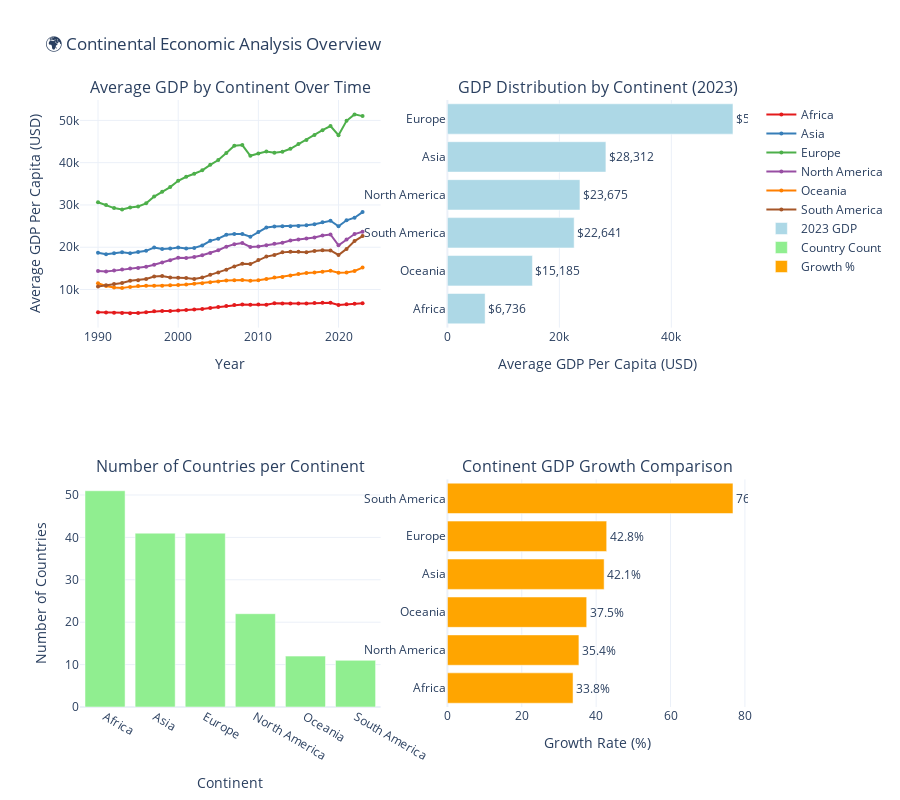

Notebook code for this chart:
### Code cell
# Continental comparison analysis
# Calculate continent trends
continent_trends = df.groupby(['Continent', 'Year'])[gdp_column].agg(['mean', 'median', 'count']).reset_index()
continent_trends.columns = ['Continent', 'Year', 'avg_gdp', 'median_gdp', 'country_count']

# Create continent comparison visualization
fig = make_subplots(
    rows=2, cols=2,
    subplot_titles=('Average GDP by Continent Over Time', 'GDP Distribution by Continent (2023)', 
                   'Number of Countries per Continent', 'Continent GDP Growth Comparison'),
    specs=[[{"secondary_y": False}, {"secondary_y": False}],
           [{"secondary_y": False}, {"secondary_y": False}]]
)

# Plot 1: GDP trends over time
continents = continent_trends['Continent'].unique()
colors = px.colors.qualitative.Set1

for i, continent in enumerate(continents):
    if continent != 'Other':  # Skip 'Other' category
        cont_data = continent_trends[continent_trends['Continent'] == continent]
        fig.add_trace(
            go.Scatter(
                x=cont_data['Year'],
                y=cont_data['avg_gdp'],
                mode='lines+markers',
                name=f'{continent}',
                line=dict(color=colors[i % len(colors)], width=2),
                marker=dict(size=4)
            ),
            row=1, col=1
        )

# Plot 2: 2023 GDP distribution
latest_year = df['Year'].max()
continent_2023 = continent_trends[continent_trends['Year'] == latest_year]
continent_2023 = continent_2023[continent_2023['Continent'] != 'Other'].sort_values('avg_gdp', ascending=True)

fig.add_trace(
    go.Bar(
        y=continent_2023['Continent'],
        x=continent_2023['avg_gdp'],
        orientation='h',
        name='2023 GDP',
        marker_color='lightblue',
        text=[f'${x:,.0f}' for x in continent_2023['avg_gdp']],
        textposition='outside'
    ),
    row=1, col=2
)

# Plot 3: Country count by continent
continent_counts = df[df['Year'] == latest_year]['Continent'].value_counts()
continent_counts = continent_counts[continent_counts.index != 'Other']

fig.add_trace(
    go.Bar(
        x=continent_counts.index,
        y=continent_counts.values,
        name='Country Count',
        marker_color='lightgreen'
    ),
    row=2, col=1
)

# Plot 4: Growth comparison (2000 vs 2023)
growth_data = []
for continent in continents:
    if continent != 'Other':
        cont_data = continent_trends[continent_trends['Continent'] == continent]
        if len(cont_data) > 0:
            start_gdp = cont_data[cont_data['Year'] == 2000]['avg_gdp'].iloc[0] if len(cont_data[cont_data['Year'] == 2000]) > 0 else cont_data['avg_gdp'].iloc[0]
            end_gdp = cont_data[cont_data['Year'] == latest_year]['avg_gdp'].iloc[0] if len(cont_data[cont_data['Year'] == latest_year]) > 0 else cont_data['avg_gdp'].iloc[-1]
            growth_pct = ((end_gdp - start_gdp) / start_gdp) * 100
            growth_data.append({'Continent': continent, 'Growth': growth_pct})

growth_df = pd.DataFrame(growth_data).sort_values('Growth', ascending=True)

fig.add_trace(
    go.Bar(
        y=growth_df['Continent'],
        x=growth_df['Growth'],
        orientation='h',
        name='Growth %',
        marker_color='orange',
        text=[f'{x:.1f}%' for x in growth_df['Growth']],
        textposition='outside'
    ),
    row=2, col=2
)

fig.update_layout(
    title='🌍 Continental Economic Analysis Overview',
    height=800,
    showlegend=True
)

fig.update_xaxes(title_text="Year", row=1, col=1)
fig.update_yaxes(title_text="Average GDP Per Capita (USD)", row=1, col=1)
fig.update_xaxes(title_text="Average GDP Per Capita (USD)", row=1, col=2)
fig.update_xaxes(title_text="Continent", row=2, col=1)
fig.update_yaxes(title_text="Number of Countries", row=2, col=1)
fig.update_xaxes(title_text="Growth Rate (%)", row=2, col=2)

fig.show()

print("✅ Continental comparison analysis completed successfully!")

### Figure 1 — Plotly figure (JSON) as saved in the notebook; plotly's stock layout.template omitted (floating-point values rounded to 4 significant figures)
{"data": [{"line": {"color": "rgb(228,26,28)", "width": 2}, "marker": {"size": 4}, "mode": "lines+markers", "name": "Africa", "type": "scatter", "x": [1990, 1991, 1992, 1993, 1994, 1995, 1996, 1997, 1998, 1999, 2000, 2001, 2002, 2003, 2004, 2005, 2006, 2007, 2008, 2009, 2010, 2011, 2012, 2013, 2014, 2015, 2016, 2017, 2018, 2019, 2020, 2021, 2022, 2023], "xaxis": "x", "y": [4600.0, 4579.0, 4504.0, 4423.0, 4391.0, 4456.0, 4613.0, 4836.0, 4902.0, 4941.0, 5035.0, 5181.0, 5269.0, 5386.0, 5630.0, 5872.0, 6081.0, 6336.0, 6475.0, 6378.0, 6454.0, 6418.0, 6761.0, 6683.0, 6698.0, 6668.0, 6691.0, 6804.0, 6866.0, 6884.0, 6342.0, 6522.0, 6620.0, 6736.0], "yaxis": "y"}, {"line": {"color": "rgb(55,126,184)", "width": 2}, "marker": {"size": 4}, "mode": "lines+markers", "name": "Asia", "type": "scatter", "x": [1990, 1991, 1992, 1993, 1994, 1995, 1996, 1997, 1998, 1999, 2000, 2001, 2002, 2003, 2004, 2005, 2006, 2007, 2008, 2009, 2010, 2011, 2012, 2013, 2014, 2015, 2016, 2017, 2018, 2019, 2020, 2021, 2022, 2023], "xaxis": "x", "y": [18710.0, 18320.0, 18570.0, 18820.0, 18590.0, 18900.0, 19150.0, 19910.0, 19600.0, 19670.0, 19920.0, 19720.0, 19850.0, 20420.0, 21520.0, 22030.0, 22930.0, 23140.0, 23120.0, 22480.0, 23630.0, 24660.0, 24890.0, 24960.0, 24950.0, 25020.0, 25220.0, 25440.0, 25920.0, 26270.0, 24940.0, 26370.0, 26990.0, 28310.0], "yaxis": "y"}, {"line": {"color": "rgb(77,175,74)", "width": 2}, "marker": {"size": 4}, "mode": "lines+markers", "name": "Europe", "type": "scatter", "x": [1990, 1991, 1992, 1993, 1994, 1995, 1996, 1997, 1998, 1999, 2000, 2001, 2002, 2003, 2004, 2005, 2006, 2007, 2008, 2009, 2010, 2011, 2012, 2013, 2014, 2015, 2016, 2017, 2018, 2019, 2020, 2021, 2022, 2023], "xaxis": "x", "y": [30640.0, 30000.0, 29260.0, 28940.0, 29420.0, 29660.0, 30390.0, 31990.0, 33150.0, 34220.0, 35710.0, 36670.0, 37380.0, 38180.0, 39480.0, 40630.0, 42280.0, 44020.0, 44160.0, 41630.0, 42170.0, 42660.0, 42370.0, 42570.0, 43280.0, 44420.0, 45350.0, 46570.0, 47690.0, 48660.0, 46500.0, 49900.0, 51420.0, 51010.0], "yaxis": "y"}, {"line": {"color": "rgb(152,78,163)", "width": 2}, "marker": {"size": 4}, "mode": "lines+markers", "name": "North America", "type": "scatter", "x": [1990, 1991, 1992, 1993, 1994, 1995, 1996, 1997, 1998, 1999, 2000, 2001, 2002, 2003, 2004, 2005, 2006, 2007, 2008, 2009, 2010, 2011, 2012, 2013, 2014, 2015, 2016, 2017, 2018, 2019, 2020, 2021, 2022, 2023], "xaxis": "x", "y": [14350.0, 14250.0, 14470.0, 14710.0, 14970.0, 15110.0, 15400.0, 15860.0, 16400.0, 16910.0, 17490.0, 17470.0, 17690.0, 18120.0, 18620.0, 19300.0, 20130.0, 20730.0, 20990.0, 20080.0, 20200.0, 20450.0, 20830.0, 21050.0, 21570.0, 21830.0, 22060.0, 22310.0, 22760.0, 23030.0, 20450.0, 21810.0, 23120.0, 23680.0], "yaxis": "y"}, {"line": {"color": "rgb(255,127,0)", "width": 2}, "marker": {"size": 4}, "mode": "lines+markers", "name": "Oceania", "type": "scatter", "x": [1990, 1991, 1992, 1993, 1994, 1995, 1996, 1997, 1998, 1999, 2000, 2001, 2002, 2003, 2004, 2005, 2006, 2007, 2008, 2009, 2010, 2011, 2012, 2013, 2014, 2015, 2016, 2017, 2018, 2019, 2020, 2021, 2022, 2023], "xaxis": "x", "y": [11480.0, 10840.0, 10500.0, 10350.0, 10630.0, 10830.0, 10910.0, 10870.0, 10890.0, 11020.0, 11050.0, 11170.0, 11390.0, 11490.0, 11720.0, 11930.0, 12120.0, 12190.0, 12250.0, 12050.0, 12180.0, 12510.0, 12820.0, 12970.0, 13330.0, 13660.0, 13930.0, 14010.0, 14180.0, 14440.0, 13950.0, 14000.0, 14400.0, 15180.0], "yaxis": "y"}, {"line": {"color": "rgb(166,86,40)", "width": 2}, "marker": {"size": 4}, "mode": "lines+markers", "name": "South America", "type": "scatter", "x": [1990, 1991, 1992, 1993, 1994, 1995, 1996, 1997, 1998, 1999, 2000, 2001, 2002, 2003, 2004, 2005, 2006, 2007, 2008, 2009, 2010, 2011, 2012, 2013, 2014, 2015, 2016, 2017, 2018, 2019, 2020, 2021, 2022, 2023], "xaxis": "x", "y": [10700.0, 11010.0, 11310.0, 11570.0, 12080.0, 12220.0, 12500.0, 13060.0, 13180.0, 12820.0, 12810.0, 12700.0, 12480.0, 12830.0, 13480.0, 14040.0, 14700.0, 15470.0, 16100.0, 16020.0, 16970.0, 17780.0, 18180.0, 18790.0, 18960.0, 18940.0, 18840.0, 19110.0, 19270.0, 19240.0, 18170.0, 19600.0, 21450.0, 22640.0], "yaxis": "y"}, {"marker": {"color": "lightblue"}, "name": "2023 GDP", "orientation": "h", "text": ["$6,736", "$15,185", "$22,641", "$23,675", "$28,312", "$51,011"], "textposition": "outside", "type": "bar", "x": [6736.0, 15180.0, 22640.0, 23680.0, 28310.0, 51010.0], "xaxis": "x2", "y": ["Africa", "Oceania", "South America", "North America", "Asia", "Europe"], "yaxis": "y2"}, {"marker": {"color": "lightgreen"}, "name": "Country Count", "type": "bar", "x": ["Africa", "Asia", "Europe", "North America", "Oceania", "South America"], "xaxis": "x3", "y": [51, 41, 41, 22, 12, 11], "yaxis": "y3"}, {"marker": {"color": "orange"}, "name": "Growth %", "orientation": "h", "text": ["33.8%", "35.4%", "37.5%", "42.1%", "42.8%", "76.8%"], "textposition": "outside", "type": "bar", "x": [33.79, 35.36, 37.45, 42.14, 42.83, 76.79], "xaxis": "x4", "y": ["Africa", "North America", "Oceania", "Asia", "Europe", "South America"], "yaxis": "y4"}], "layout": {"annotations": [{"font": {"size": 16}, "showarrow": false, "text": "Average GDP by Continent Over Time", "x": 0.225, "xanchor": "center", "xref": "paper", "y": 1, "yanchor": "bottom", "yref": "paper"}, {"font": {"size": 16}, "showarrow": false, "text": "GDP Distribution by Continent (2023)", "x": 0.775, "xanchor": "center", "xref": "paper", "y": 1, "yanchor": "bottom", "yref": "paper"}, {"font": {"size": 16}, "showarrow": false, "text": "Number of Countries per Continent", "x": 0.225, "xanchor": "center", "xref": "paper", "y": 0.375, "yanchor": "bottom", "yref": "paper"}, {"font": {"size": 16}, "showarrow": false, "text": "Continent GDP Growth Comparison", "x": 0.775, "xanchor": "center", "xref": "paper", "y": 0.375, "yanchor": "bottom", "yref": "paper"}], "height": 800, "showlegend": true, "title": {"text": "🌍 Continental Economic Analysis Overview"}, "xaxis": {"anchor": "y", "domain": [0, 0.45], "title": {"text": "Year"}}, "xaxis2": {"anchor": "y2", "domain": [0.55, 1], "title": {"text": "Average GDP Per Capita (USD)"}}, "xaxis3": {"anchor": "y3", "domain": [0, 0.45], "title": {"text": "Continent"}}, "xaxis4": {"anchor": "y4", "domain": [0.55, 1], "title": {"text": "Growth Rate (%)"}}, "yaxis": {"anchor": "x", "domain": [0.625, 1], "title": {"text": "Average GDP Per Capita (USD)"}}, "yaxis2": {"anchor": "x2", "domain": [0.625, 1]}, "yaxis3": {"anchor": "x3", "domain": [0, 0.375], "title": {"text": "Number of Countries"}}, "yaxis4": {"anchor": "x4", "domain": [0, 0.375]}}}
